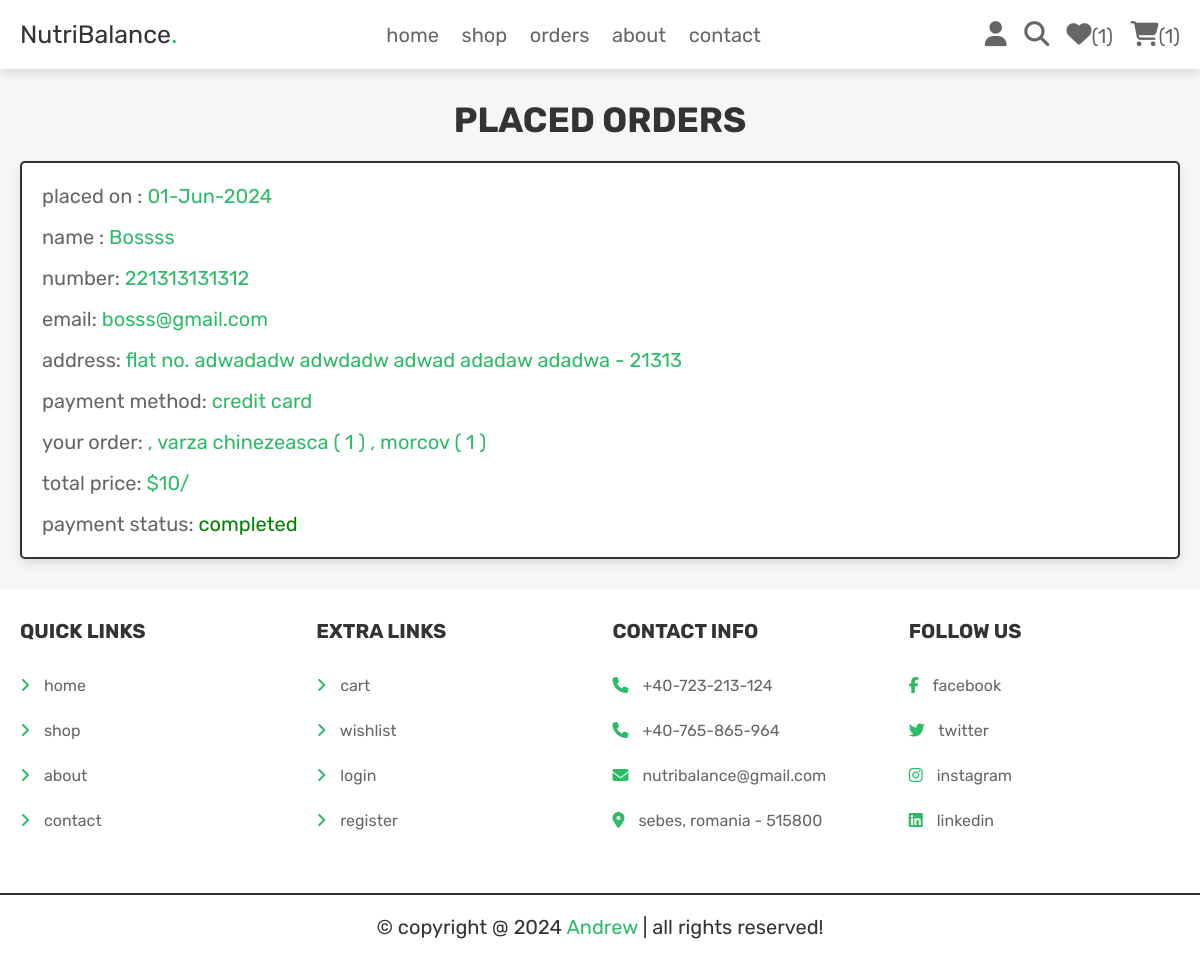
The page /orders.php (signed in) on the database its author committed.
### tables this page shows
CREATE TABLE `orders` (
  `id` int NOT NULL,
  `user_id` int NOT NULL,
  `nume` varchar(150) NOT NULL,
  `numar` varchar(15) NOT NULL,
  `email` varchar(150) NOT NULL,
  `metoda` varchar(100) NOT NULL,
  `adresa` varchar(600) NOT NULL,
  `produse_total` varchar(1500) NOT NULL,
  `pret_total` int NOT NULL,
  `plasare` varchar(100) NOT NULL,
  `status_plata` varchar(50) NOT NULL
);

### orders.php (the view, shortened to what this page needs)
<?php
include 'conexiune.php';
$user_id = $_SESSION['user_id'];
?>
<!DOCTYPE html>
<html lang="en">
<head>
 <link rel="stylesheet" href="https://cdnjs.cloudflare.com/ajax/libs/font-awesome/6.5.2/css/all.min.css">
<link rel="stylesheet" href="CSS/style.css">
</head>
<body>
<?php include 'header.php';?>
<section class="placed-orders">
    <h1 class="title">placed orders</h1>
   <div class="box-container">
     <?php
      $select_orders = $conexiune->prepare("SELECT * FROM `orders` WHERE user_id = ?");
      $select_orders->bind_param('i', $user_id);
      $select_orders->execute();
      $result_orders = $select_orders->get_result();
      if($result_orders->num_rows > 0){
          while($fetch_orders = $result_orders->fetch_assoc()){
     ?>
     <div class="box">
       <p> placed on : <span><?= $fetch_orders['plasare']; ?></span></p>
       <p> name : <span><?= $fetch_orders['nume']; ?></span></p>
       <p> number: <span><?= $fetch_orders['numar']; ?></span></p>
       <p> email: <span><?= $fetch_orders['email']; ?></span></p>
       <p> address: <span><?= $fetch_orders['adresa']; ?></span></p>
       <p> payment method: <span><?= $fetch_orders['metoda']; ?></span></p>
       <p> your order: <span><?= $fetch_orders['produse_total']; ?></span></p>
       <p> total price: <span>$<?= $fetch_orders['pret_total']; ?>/</span></p>
       <p> payment status: <span style="color:<?php if($fetch_orders['status_plata'] == 'pending'){echo 'red';}else{echo 'green'; }; ?>"><?= $fetch_orders['status_plata']; ?></span></p>
     </div>
     <?php
     }
    }else{
     echo  '<p class="empty">no orders placed yet!</p>';
    }
     ?>
   </div>
</section>
<?php include 'footer.php';
?>
</body>
</html>

### CSS/style.css (style rules this page uses)
.placed-orders .box-container { display: flex; flex-wrap: wrap; gap: 1.5rem; align-items: flex-start; }
.placed-orders .box-container .box { padding: 1rem 2rem; flex: 1 1 40rem; border: var(--border); background-color: var(--white); box-shadow: var(--box-shadow); border-radius: 0.5rem; }
.placed-orders .box-container .box p { margin: 0.5rem 0; line-height: 1.8; font-size: 2rem; color: var(--light-color); }
.placed-orders .box-container .box p span { color: var(--green); word-break: break-all; }

### CSS/componente.css (style rules this page uses)
:root { --green: #2dbb68; --orange: #ffad33; --red: #e74c3c; --black: #333; --light-color: #666; --white: #fff; --light-bg: #f6f6f6; --border: 0.2rem solid var(--black); --box-shadow: 0 0.5rem 1rem rgba(0, 0, 0, 0.1); }
* { font-family: "Rubik", sans-serif; margin: 0; padding: 0; box-sizing: border-box; outline: none; border: none; text-decoration: none; color: var(--black); }
body { background-color: var(--light-bg); }
html { font-size: 62.5%; overflow-x: hidden; scroll-behavior: smooth; scroll-padding-top: 6.5rem; }
section { padding: 3rem 2rem; max-width: 1200px; margin: 0 auto; }
.title { text-align: center; margin-bottom: 2rem; text-transform: uppercase; color: var(--black); font-size: 3.5rem; }

### rows shown on the page
orders: plasare "01-Jun-2024", nume "Bossss", numar "221313131312", email "bosss@gmail.com", adresa "flat no. adwadadw adwdadw adwad adadaw adadwa - 21313", metoda "credit card", produse_total ", varza chinezeasca ( 1 ) , morcov ( 1 )", pret_total "10", status_plata "completed"

### other values the page prints
$result_countwish->num_rows "1"
$result_count->num_rows "1"
